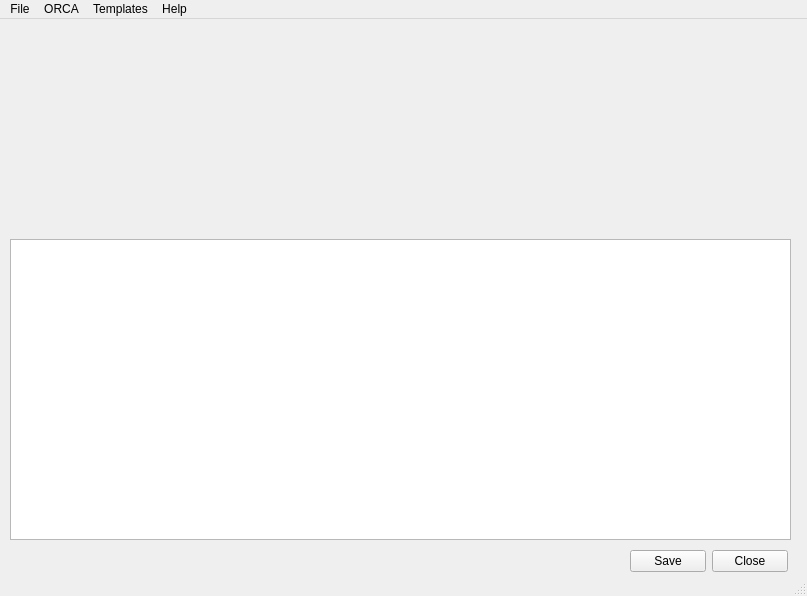
<?xml version="1.0" encoding="UTF-8"?>
<ui version="4.0">
 <class>MainWindow</class>
 <widget class="QMainWindow" name="MainWindow">
  <property name="geometry">
   <rect>
    <x>0</x>
    <y>0</y>
    <width>807</width>
    <height>596</height>
   </rect>
  </property>
  <property name="windowTitle">
   <string>MainWindow</string>
  </property>
  <widget class="QWidget" name="centralwidget">
   <widget class="QPlainTextEdit" name="plainTextEdit">
    <property name="geometry">
     <rect>
      <x>10</x>
      <y>220</y>
      <width>781</width>
      <height>301</height>
     </rect>
    </property>
   </widget>
   <widget class="QWidget" name="">
    <property name="geometry">
     <rect>
      <x>630</x>
      <y>530</y>
      <width>158</width>
      <height>25</height>
     </rect>
    </property>
    <layout class="QHBoxLayout" name="horizontalLayout">
     <item>
      <widget class="QPushButton" name="pushButton">
       <property name="text">
        <string>Save</string>
       </property>
      </widget>
     </item>
     <item>
      <widget class="QPushButton" name="pushButton_2">
       <property name="text">
        <string>Close</string>
       </property>
      </widget>
     </item>
    </layout>
   </widget>
  </widget>
  <widget class="QMenuBar" name="menubar">
   <property name="geometry">
    <rect>
     <x>0</x>
     <y>0</y>
     <width>807</width>
     <height>21</height>
    </rect>
   </property>
   <widget class="QMenu" name="menuFile">
    <property name="title">
     <string>File</string>
    </property>
    <addaction name="actionImport"/>
    <addaction name="actionSave"/>
   </widget>
   <widget class="QMenu" name="menuORCA">
    <property name="title">
     <string>ORCA</string>
    </property>
    <addaction name="actionSetup"/>
   </widget>
   <widget class="QMenu" name="menuHelp">
    <property name="title">
     <string>Help</string>
    </property>
   </widget>
   <widget class="QMenu" name="menuTemplates">
    <property name="title">
     <string>Templates</string>
    </property>
   </widget>
   <addaction name="menuFile"/>
   <addaction name="menuORCA"/>
   <addaction name="menuTemplates"/>
   <addaction name="menuHelp"/>
  </widget>
  <widget class="QStatusBar" name="statusbar"/>
  <action name="actionImport">
   <property name="text">
    <string>Import</string>
   </property>
  </action>
  <action name="actionSave">
   <property name="text">
    <string>Save</string>
   </property>
  </action>
  <action name="actionSetup">
   <property name="text">
    <string>Setup</string>
   </property>
  </action>
 </widget>
 <resources/>
 <connections/>
</ui>
